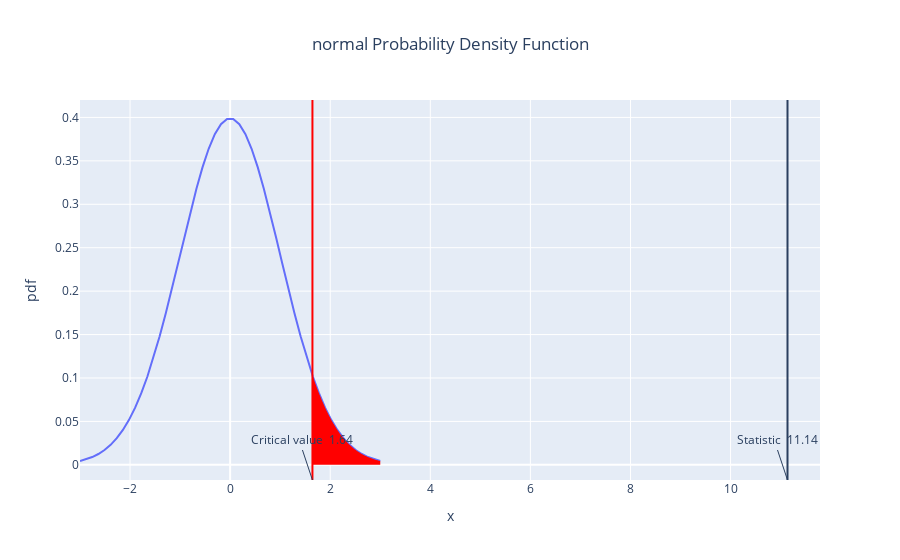

The code cell stored with this chart in its notebook:
### Markdown cell above
**3) Completion rate ≥5 percentage-point threshold — H₀: p_test − p_ctrl ≤ 0.05 (one-sided “greater”)**

### Code cell
# Visualize with  existing function (normal z, one-sided "greater")
# n is only used to draw the reference curve; we pass a large-ish n for display.
show_statistical_test(
    statistic=res_comp['z_stat'],
    alpha=alpha,
    n=max(res_comp['n_test'], res_comp['n_control']),
    distribution='normal',
    alternative='greater'
)

### Figure 1 — Plotly figure (JSON) as saved in the notebook; plotly's stock layout.template omitted (floating-point values rounded to 4 significant figures)
{"data": [{"hovertemplate": "x=%{x}<br>pdf=%{y}<extra></extra>", "legendgroup": "", "line": {"color": "#636efa", "dash": "solid"}, "marker": {"symbol": "circle"}, "mode": "lines", "name": "", "orientation": "v", "showlegend": false, "type": "scatter", "x": [-3.0, -2.878, -2.755, -2.633, -2.51, -2.388, -2.265, -2.143, -2.02, -1.898, -1.776, -1.653, -1.531, -1.408, -1.286, -1.163, -1.041, -0.9184, -0.7959, -0.6735, -0.551, -0.4286, -0.3061, -0.1837, -0.06122, 0.06122, 0.1837, 0.3061, 0.4286, 0.551, 0.6735, 0.7959, 0.9184, 1.041, 1.163, 1.286, 1.408, 1.531, 1.653, 1.776, 1.898, 2.02, 2.143, 2.265, 2.388, 2.51, 2.633, 2.755, 2.878, 3.0], "xaxis": "x", "y": [0.004432, 0.006351, 0.008967, 0.01247, 0.01709, 0.02306, 0.03066, 0.04016, 0.05182, 0.06587, 0.08248, 0.1017, 0.1236, 0.148, 0.1746, 0.2028, 0.2321, 0.2617, 0.2906, 0.318, 0.3428, 0.3639, 0.3807, 0.3923, 0.3982, 0.3982, 0.3923, 0.3807, 0.3639, 0.3428, 0.318, 0.2906, 0.2617, 0.2321, 0.2028, 0.1746, 0.148, 0.1236, 0.1017, 0.08248, 0.06587, 0.05182, 0.04016, 0.03066, 0.02306, 0.01709, 0.01247, 0.008967, 0.006351, 0.004432], "yaxis": "y"}, {"fill": "tozeroy", "fillcolor": "red", "mode": "none", "type": "scatter", "x": [1.645, 1.673, 1.7, 1.728, 1.755, 1.783, 1.811, 1.838, 1.866, 1.894, 1.921, 1.949, 1.977, 2.004, 2.032, 2.06, 2.087, 2.115, 2.143, 2.17, 2.198, 2.226, 2.253, 2.281, 2.309, 2.336, 2.364, 2.392, 2.419, 2.447, 2.475, 2.502, 2.53, 2.558, 2.585, 2.613, 2.64, 2.668, 2.696, 2.723, 2.751, 2.779, 2.806, 2.834, 2.862, 2.889, 2.917, 2.945, 2.972, 3.0], "y": [0.1031, 0.09851, 0.09402, 0.08967, 0.08545, 0.08137, 0.07743, 0.07362, 0.06994, 0.0664, 0.06299, 0.0597, 0.05655, 0.05352, 0.05061, 0.04783, 0.04516, 0.04261, 0.04018, 0.03785, 0.03563, 0.03352, 0.03151, 0.02959, 0.02777, 0.02604, 0.0244, 0.02285, 0.02138, 0.01999, 0.01867, 0.01743, 0.01626, 0.01516, 0.01412, 0.01314, 0.01222, 0.01135, 0.01054, 0.009779, 0.009066, 0.008399, 0.007775, 0.007191, 0.006647, 0.006138, 0.005665, 0.005224, 0.004813, 0.004432]}], "layout": {"annotations": [{"text": "Critical value  1.64", "x": 1.645, "xref": "x", "y": 0, "yanchor": "bottom", "yref": "paper"}, {"text": "Statistic  11.14", "x": 11.14, "xref": "x", "y": 0, "yanchor": "bottom", "yref": "paper"}], "legend": {"tracegroupgap": 0}, "shapes": [{"line": {"color": "red"}, "type": "line", "x0": 1.645, "x1": 1.645, "xref": "x", "y0": 0, "y1": 1, "yref": "y domain"}, {"type": "line", "x0": 11.14, "x1": 11.14, "xref": "x", "y0": 0, "y1": 1, "yref": "y domain"}], "showlegend": false, "title": {"text": "normal Probability Density Function", "x": 0.5}, "xaxis": {"anchor": "y", "domain": [0, 1], "title": {"text": "x"}}, "yaxis": {"anchor": "x", "domain": [0, 1], "title": {"text": "pdf"}}}}
